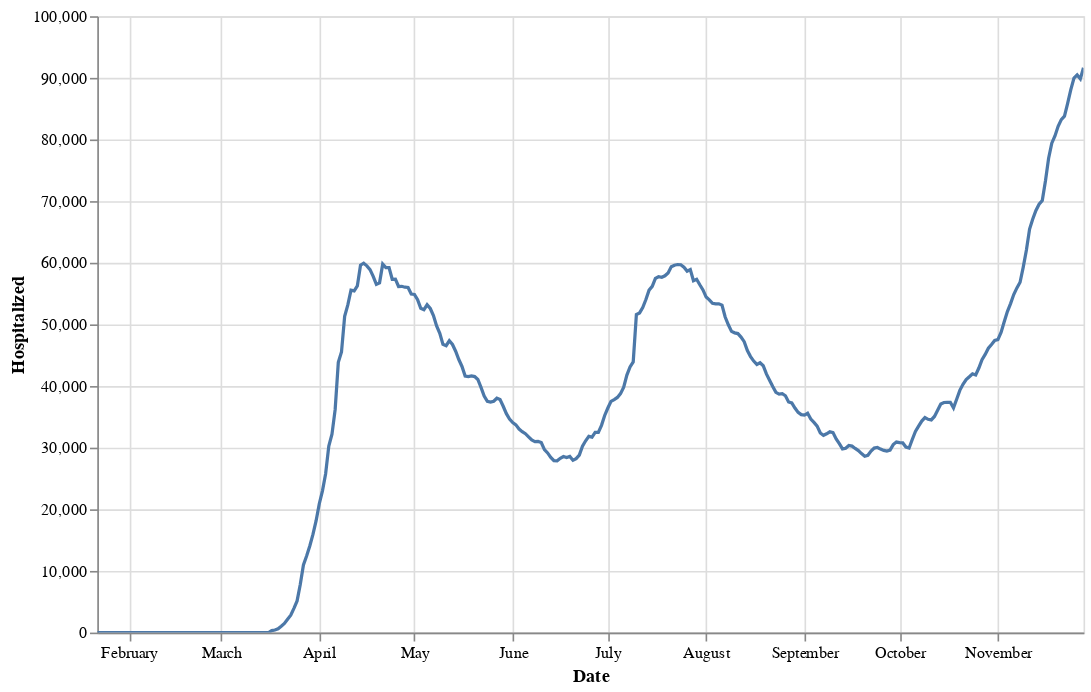

Notebook code cell kept with this figure:
### Code cell
totals = data.groupby('Date', as_index=False).sum()[['Date', 'Hospitalized']]
alt.Chart(totals).mark_line().encode(
    x='Date:T',
    y='Hospitalized:Q'
).properties(width=608, height=380).interactive()

### Figure 1 — Vega-Lite specification as saved in the notebook (floating-point values rounded to 4 significant figures; data arrays with more than 128 entries replaced by an {"elided": "..."} marker saying what was removed)
{"config": {"view": {"continuousWidth": 400, "continuousHeight": 300}}, "data": {"name": "data-dc8543537232ac5440327d0f68c19c37"}, "mark": "line", "encoding": {"x": {"type": "temporal", "field": "Date"}, "y": {"type": "quantitative", "field": "Hospitalized"}}, "height": 380, "selection": {"selector019": {"type": "interval", "bind": "scales", "encodings": ["x", "y"]}}, "width": 608, "$schema": "https://vega.github.io/schema/vega-lite/v4.8.1.json", "datasets": {"data-dc8543537232ac5440327d0f68c19c37": {"elided": "312 records"}}}
